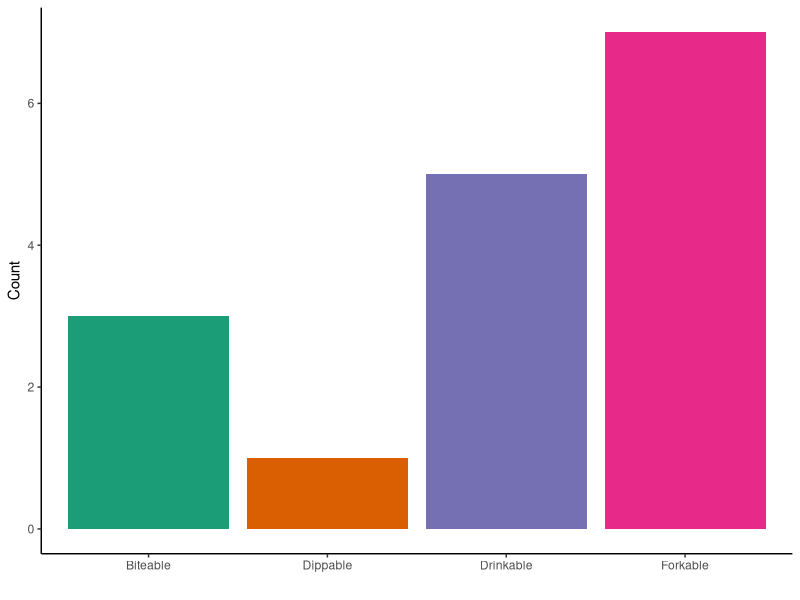
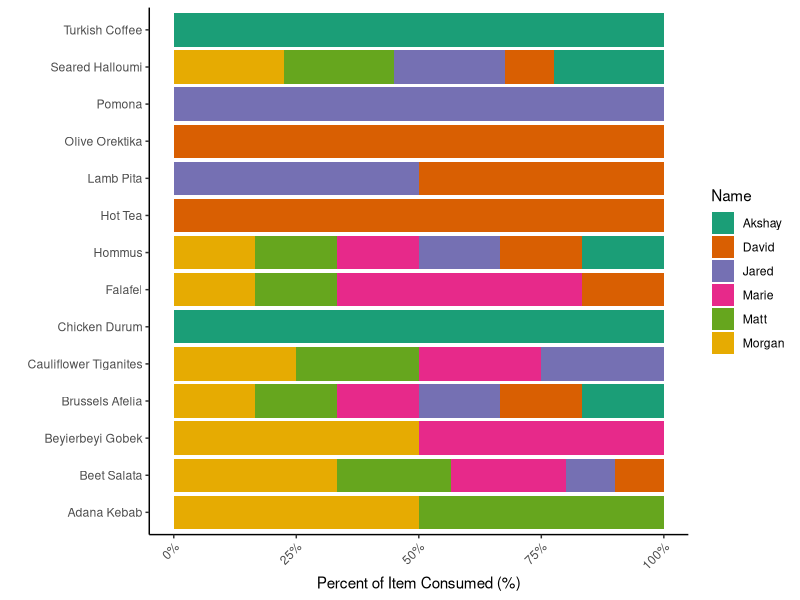

These charts were generated, in order, by the following R code:
## ---- chunk 1
library(tidyverse)

df = readxl::read_xlsx("data.xlsx", sheet = "Small")

df_long = df %>%
  pivot_longer(cols = Akshay:Morgan, 
               names_to = "Name", 
               values_to = "pctConsumed")
## ---- chunk 2
#| title: How did we eat it?

df %>%
  ggplot() +
  geom_bar(stat = "count", 
           aes(x = Category, fill = Category)) +
  labs(y = "Count",
       x = "") +
  theme_classic() +
  scale_fill_brewer(palette = "Dark2", guide = "none")
## ---- chunk 3
#| title: Who ate how much of it?

df_long %>%
  ggplot() +
  geom_bar(stat = "identity",
           position = "fill",
           aes(x = Item, y = pctConsumed, fill = Name)) +
  scale_y_continuous(labels = scales::percent) +
  scale_fill_brewer(palette = "Dark2") +
  # geom_vline(xintercept = (1:14)+0.5) +
  coord_flip() +
  theme_classic() +
  labs(y = "Percent of Item Consumed (%)", x = "") +
  theme(axis.text.x = element_text(angle = 45, hjust = 1))
## ---- chunk 4
most_items_eaten = df_long %>%
  filter(pctConsumed > 0) %>%
  count(Name)

max_eaten = max(most_items_eaten$n)

min_eaten = min(most_items_eaten$n)
